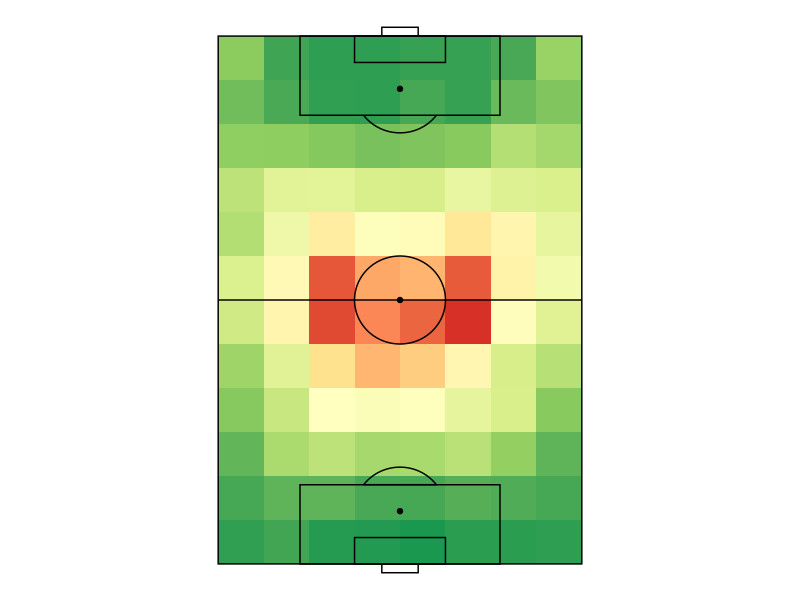
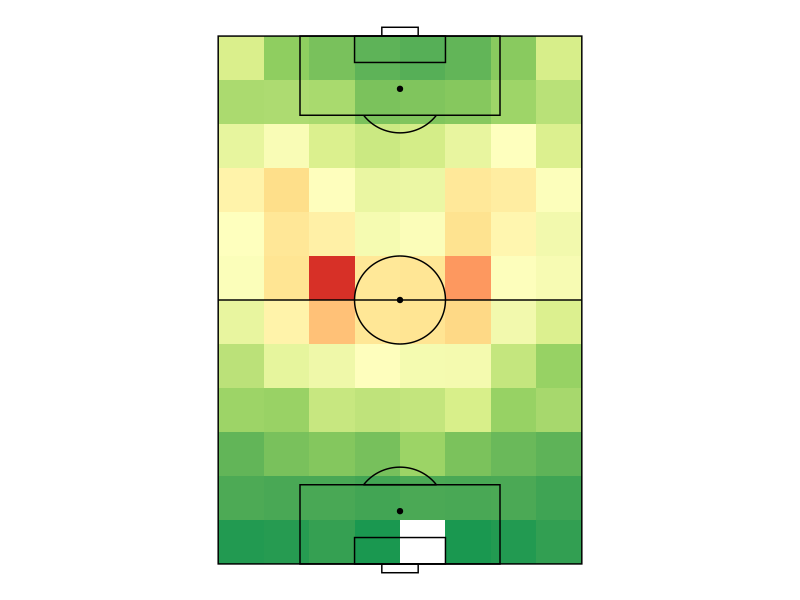
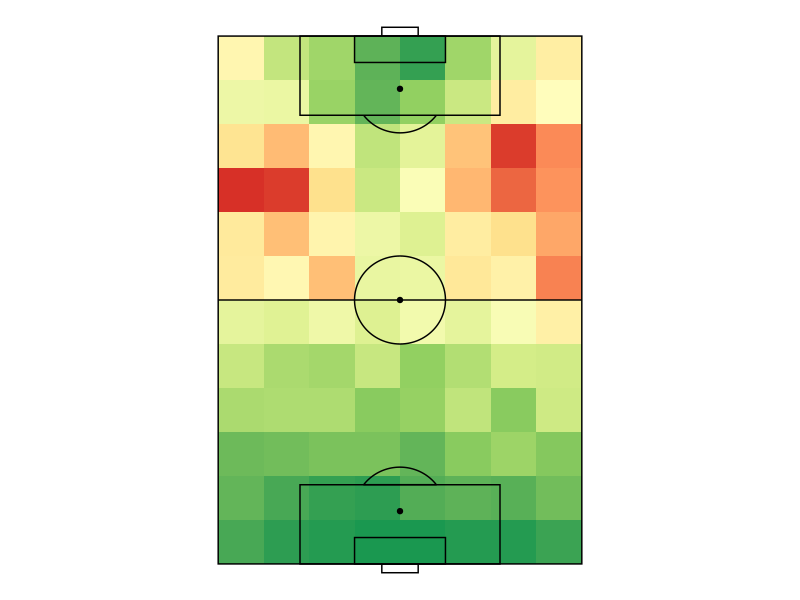
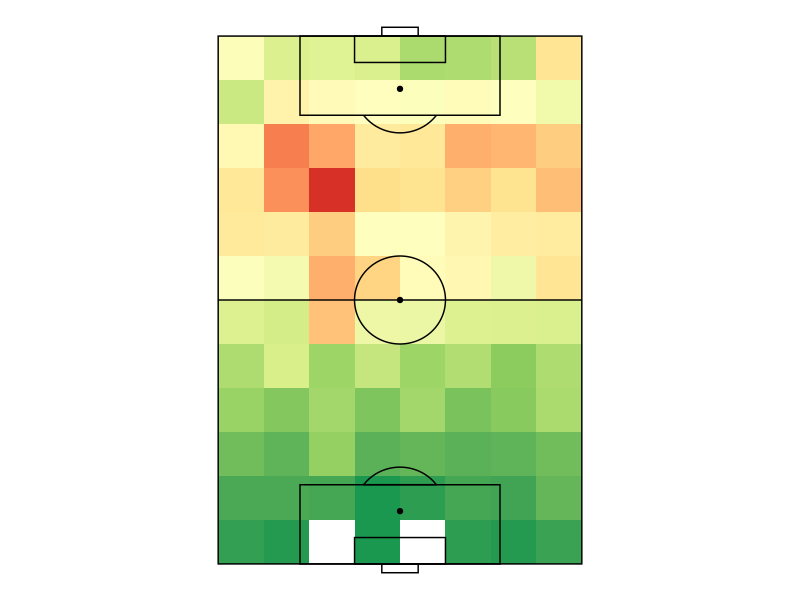
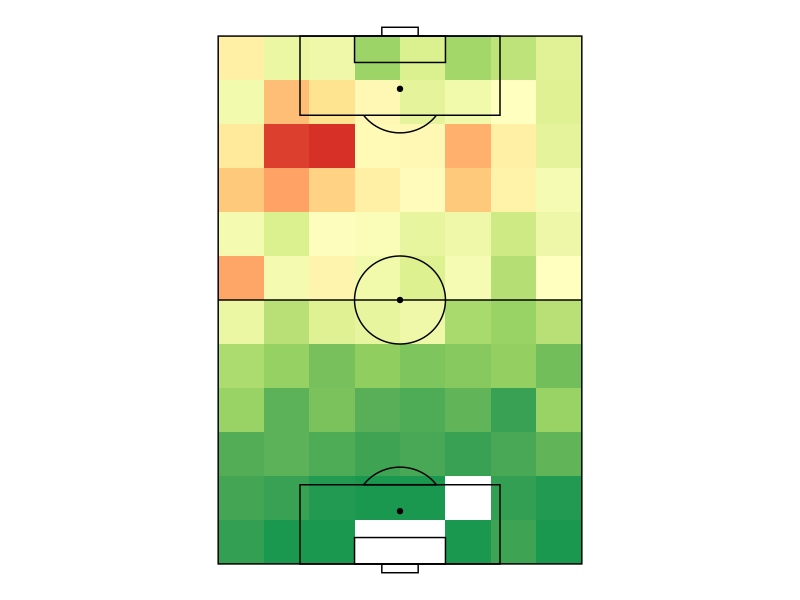
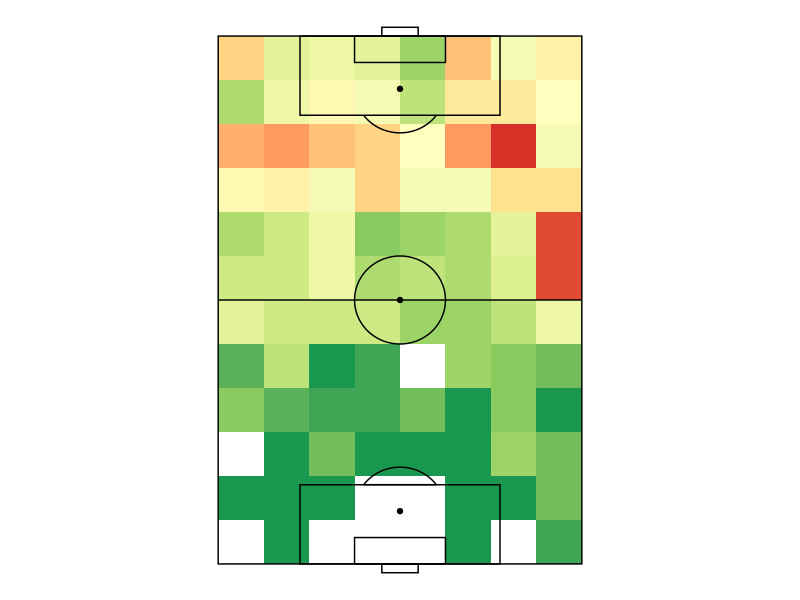

These figures' R source, in order:
library(tidyverse)

#heatmaps
events <- read_csv(here::here("data/events.csv"))


circleFun <- function(center = c(0,0),diameter = 1, npoints = 100){
  r = diameter / 2
  tt <- seq(0,2*pi,length.out = npoints)
  xx <- center[1] + r * cos(tt)
  yy <- center[2] + r * sin(tt)
  return(data.frame(x = xx, y = yy))
}

pen_spot_1 <- c(12,40)
pen_spot_2 <- c(108,40)
center <- c(60,40)
#### create leftD arc ####
Dleft <- circleFun(pen_spot_1, diameter = 20, 1000)
Dleft <- Dleft[which(Dleft$x > 18),]

points <- rbind(pen_spot_1, pen_spot_2, center)

#### create rightD arc ####
Dright <- circleFun(pen_spot_2, diameter = 20, 1000)
Dright <- Dright[which(Dright$x < 102),]

### create center ###
center_circle <- circleFun(center, diameter = 20, 1000)


plot_heatmaps <- function(data, cluster_nb) {
  
  data <- data %>% filter(cluster == cluster_nb)
  
  ggplot(data, aes(x = location.x, y = location.y)) +
    geom_bin2d(binwidth = c(10,10)) +
    scale_fill_distiller(palette = "RdYlGn", guide = FALSE) +
    annotate("rect", xmin = 0, xmax = 120, ymin = 0, ymax = 80,
             fill = "transparent",
             color = "black") + #terrain
    annotate("rect", xmin = 0, xmax = 18, ymin = 18, ymax = 62,
             fill = "transparent",
             color = "black") + #surface
    annotate("rect", xmin = 0, xmax = 6, ymin = 30, ymax = 50,
             fill = "transparent",
             color = "black") + #6m
    annotate("rect", xmin = 0, xmax = -2, ymin = 36, ymax = 44,
             fill = "transparent",
             color = "black") + #but
    annotate("rect", xmin = 102, xmax = 120, ymin = 18, ymax = 62,
             fill = "transparent",
             color = "black") + #surface
    annotate("rect", xmin = 114, xmax = 120, ymin = 30, ymax = 50,
             fill = "transparent",
             color = "black") + #6m
    annotate("rect", xmin = 120, xmax = 122, ymin = 36, ymax = 44,
             fill = "transparent",
             color = "black") + #but
    annotate("segment", x = 60, xend = 60, y = 0, yend = 80) +
    annotate("path", x = Dleft$x, y = Dleft$y) + #Dleft
    annotate("path", x = Dright$x, y = Dright$y) + #Dright
    annotate("path", x = center_circle$x, y = center_circle$y) + #Center circle +
    annotate("point", x = points[,1], y = points[,2]) +
    coord_flip() +
    theme_void() +
    theme(aspect.ratio = 3/2)
}

plots_heatmap <- 1:6 %>%
  map(~plot_heatmaps(events, .x))

for (i in 1:length(plots_heatmap)) {
  ggsave(plots_heatmap[[i]], file = paste0(here::here("plots/heatmap/cluster_"), i, ".png"),
         width = 5)
}
